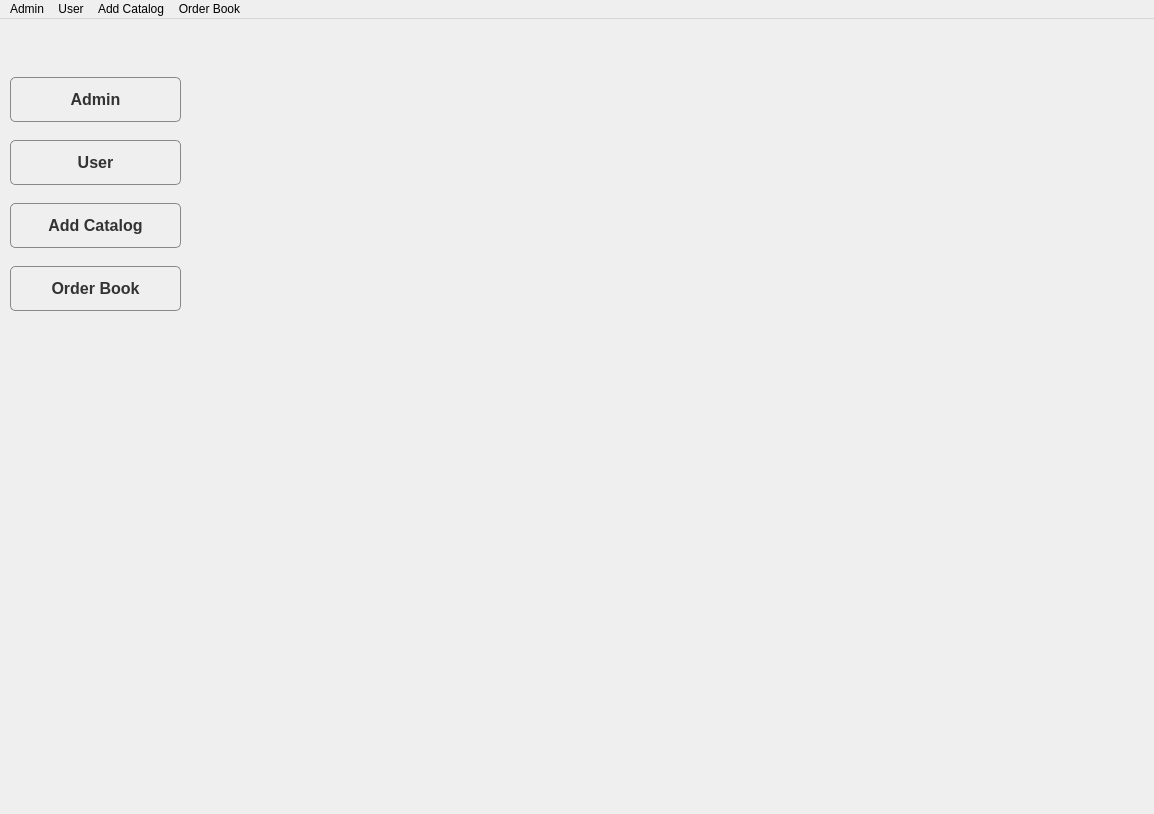
<?xml version="1.0" encoding="UTF-8"?>
<ui version="4.0">
 <class>MainWindow</class>
 <widget class="QMainWindow" name="MainWindow">
  <property name="geometry">
   <rect>
    <x>0</x>
    <y>0</y>
    <width>1154</width>
    <height>814</height>
   </rect>
  </property>
  <property name="windowTitle">
   <string>calculator</string>
  </property>
  <property name="styleSheet">
   <string notr="true"/>
  </property>
  <widget class="QWidget" name="centralwidget">
   <layout class="QVBoxLayout" name="backgroundLayout">
    <property name="spacing">
     <number>0</number>
    </property>
    <property name="leftMargin">
     <number>0</number>
    </property>
    <property name="topMargin">
     <number>0</number>
    </property>
    <property name="rightMargin">
     <number>0</number>
    </property>
    <property name="bottomMargin">
     <number>0</number>
    </property>
    <item>
     <widget class="QLabel" name="backgroundLabel">
      <property name="sizePolicy">
       <sizepolicy hsizetype="Expanding" vsizetype="Expanding">
        <horstretch>0</horstretch>
        <verstretch>0</verstretch>
       </sizepolicy>
      </property>
      <property name="scaledContents">
       <bool>true</bool>
      </property>
     </widget>
    </item>
   </layout>
   <widget class="QWidget" name="buttonContainer">
    <property name="geometry">
     <rect>
      <x>10</x>
      <y>50</y>
      <width>171</width>
      <height>251</height>
     </rect>
    </property>
    <property name="styleSheet">
     <string notr="true">background-color: transparent;</string>
    </property>
    <layout class="QVBoxLayout" name="buttonLayout">
     <property name="spacing">
      <number>10</number>
     </property>
     <property name="leftMargin">
      <number>0</number>
     </property>
     <property name="topMargin">
      <number>0</number>
     </property>
     <item>
      <widget class="QPushButton" name="pushButton">
       <property name="sizePolicy">
        <sizepolicy hsizetype="Minimum" vsizetype="Fixed">
         <horstretch>0</horstretch>
         <verstretch>0</verstretch>
        </sizepolicy>
       </property>
       <property name="minimumSize">
        <size>
         <width>157</width>
         <height>41</height>
        </size>
       </property>
       <property name="font">
        <font>
         <pointsize>-1</pointsize>
         <bold>true</bold>
        </font>
       </property>
       <property name="styleSheet">
        <string notr="true">QPushButton {
    background: qlineargradient(
        spread:pad, x1:0, y1:0, x2:1, y2:1,
        stop:0 #e0e0e0, stop:0.5 #c0c0c0, stop:1 #a0a0a0
    );
    color: #333333;
    font-size: 16px;
    font-weight: bold;
    border: 1px solid #888888;
    border-radius: 5px;
    padding: 12px 25px;
}

QPushButton:hover {
    background: qlineargradient(
        spread:pad, x1:0, y1:0, x2:1, y2:1,
        stop:0 #d0d0d0, stop:0.5 #b0b0b0, stop:1 #909090
    );
    border: 1px solid #666666;
    color: #1a1a1a;
}

QPushButton:pressed {
    background: qlineargradient(
        spread:pad, x1:0, y1:0, x2:1, y2:1,
        stop:0 #b0b0b0, stop:0.5 #a0a0a0, stop:1 #808080
    );
    border: 1px inset #666666;
}
</string>
       </property>
       <property name="text">
        <string>Admin</string>
       </property>
      </widget>
     </item>
     <item>
      <widget class="QPushButton" name="pushButton_2">
       <property name="sizePolicy">
        <sizepolicy hsizetype="Minimum" vsizetype="Fixed">
         <horstretch>0</horstretch>
         <verstretch>0</verstretch>
        </sizepolicy>
       </property>
       <property name="minimumSize">
        <size>
         <width>157</width>
         <height>41</height>
        </size>
       </property>
       <property name="font">
        <font>
         <pointsize>-1</pointsize>
         <bold>true</bold>
        </font>
       </property>
       <property name="styleSheet">
        <string notr="true">QPushButton {
    background: qlineargradient(
        spread:pad, x1:0, y1:0, x2:1, y2:1,
        stop:0 #e0e0e0, stop:0.5 #c0c0c0, stop:1 #a0a0a0
    );
    color: #333333;
    font-size: 16px;
    font-weight: bold;
    border: 1px solid #888888;
    border-radius: 5px;
    padding: 12px 25px;
}

QPushButton:hover {
    background: qlineargradient(
        spread:pad, x1:0, y1:0, x2:1, y2:1,
        stop:0 #d0d0d0, stop:0.5 #b0b0b0, stop:1 #909090
    );
    border: 1px solid #666666;
    color: #1a1a1a;
}

QPushButton:pressed {
    background: qlineargradient(
        spread:pad, x1:0, y1:0, x2:1, y2:1,
        stop:0 #b0b0b0, stop:0.5 #a0a0a0, stop:1 #808080
    );
    border: 1px inset #666666;
}
</string>
       </property>
       <property name="text">
        <string>User</string>
       </property>
      </widget>
     </item>
     <item>
      <widget class="QPushButton" name="pushButton_4">
       <property name="sizePolicy">
        <sizepolicy hsizetype="Minimum" vsizetype="Fixed">
         <horstretch>0</horstretch>
         <verstretch>0</verstretch>
        </sizepolicy>
       </property>
       <property name="minimumSize">
        <size>
         <width>157</width>
         <height>41</height>
        </size>
       </property>
       <property name="font">
        <font>
         <pointsize>-1</pointsize>
         <bold>true</bold>
        </font>
       </property>
       <property name="styleSheet">
        <string notr="true">QPushButton {
    background: qlineargradient(
        spread:pad, x1:0, y1:0, x2:1, y2:1,
        stop:0 #e0e0e0, stop:0.5 #c0c0c0, stop:1 #a0a0a0
    );
    color: #333333;
    font-size: 16px;
    font-weight: bold;
    border: 1px solid #888888;
    border-radius: 5px;
    padding: 12px 25px;
}

QPushButton:hover {
    background: qlineargradient(
        spread:pad, x1:0, y1:0, x2:1, y2:1,
        stop:0 #d0d0d0, stop:0.5 #b0b0b0, stop:1 #909090
    );
    border: 1px solid #666666;
    color: #1a1a1a;
}

QPushButton:pressed {
    background: qlineargradient(
        spread:pad, x1:0, y1:0, x2:1, y2:1,
        stop:0 #b0b0b0, stop:0.5 #a0a0a0, stop:1 #808080
    );
    border: 1px inset #666666;
}
</string>
       </property>
       <property name="text">
        <string>Add Catalog</string>
       </property>
      </widget>
     </item>
     <item>
      <widget class="QPushButton" name="orderBookButton">
       <property name="styleSheet">
        <string notr="true">QPushButton {
    background: qlineargradient(
        spread:pad, x1:0, y1:0, x2:1, y2:1,
        stop:0 #e0e0e0, stop:0.5 #c0c0c0, stop:1 #a0a0a0
    );
    color: #333333;
    font-size: 16px;
    font-weight: bold;
    border: 1px solid #888888;
    border-radius: 5px;
    padding: 12px 25px;
}

QPushButton:hover {
    background: qlineargradient(
        spread:pad, x1:0, y1:0, x2:1, y2:1,
        stop:0 #d0d0d0, stop:0.5 #b0b0b0, stop:1 #909090
    );
    border: 1px solid #666666;
    color: #1a1a1a;
}

QPushButton:pressed {
    background: qlineargradient(
        spread:pad, x1:0, y1:0, x2:1, y2:1,
        stop:0 #b0b0b0, stop:0.5 #a0a0a0, stop:1 #808080
    );
    border: 1px inset #666666;
}
</string>
       </property>
       <property name="text">
        <string>Order Book</string>
       </property>
      </widget>
     </item>
    </layout>
   </widget>
   <zorder>backgroundLabel</zorder>
   <zorder>buttonContainer</zorder>
  </widget>
  <widget class="QMenuBar" name="menuBar">
   <property name="geometry">
    <rect>
     <x>0</x>
     <y>0</y>
     <width>1154</width>
     <height>21</height>
    </rect>
   </property>
   <widget class="QMenu" name="menuAdmin">
    <property name="title">
     <string>Admin</string>
    </property>
    <addaction name="actionShow_Image"/>
   </widget>
   <widget class="QMenu" name="menuUser">
    <property name="title">
     <string>User</string>
    </property>
   </widget>
   <widget class="QMenu" name="menuAdd_Catalog">
    <property name="title">
     <string>Add Catalog</string>
    </property>
   </widget>
   <widget class="QMenu" name="menuOrder_Book">
    <property name="title">
     <string>Order Book</string>
    </property>
   </widget>
   <addaction name="menuAdmin"/>
   <addaction name="menuUser"/>
   <addaction name="menuAdd_Catalog"/>
   <addaction name="menuOrder_Book"/>
  </widget>
  <action name="actionShow_Image">
   <property name="text">
    <string>Show Image</string>
   </property>
  </action>
 </widget>
 <resources/>
 <connections/>
</ui>
